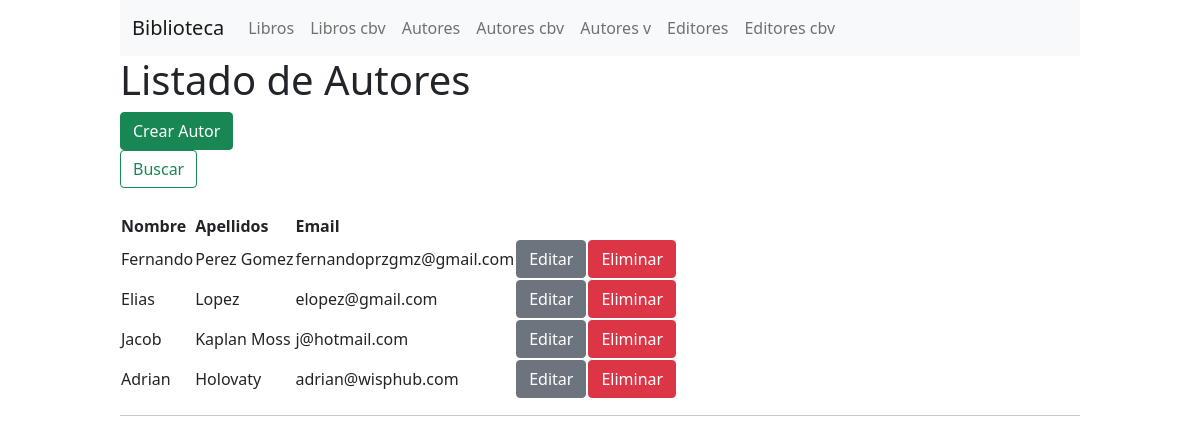
The page /autores_cbv/ on the database as committed earlier.
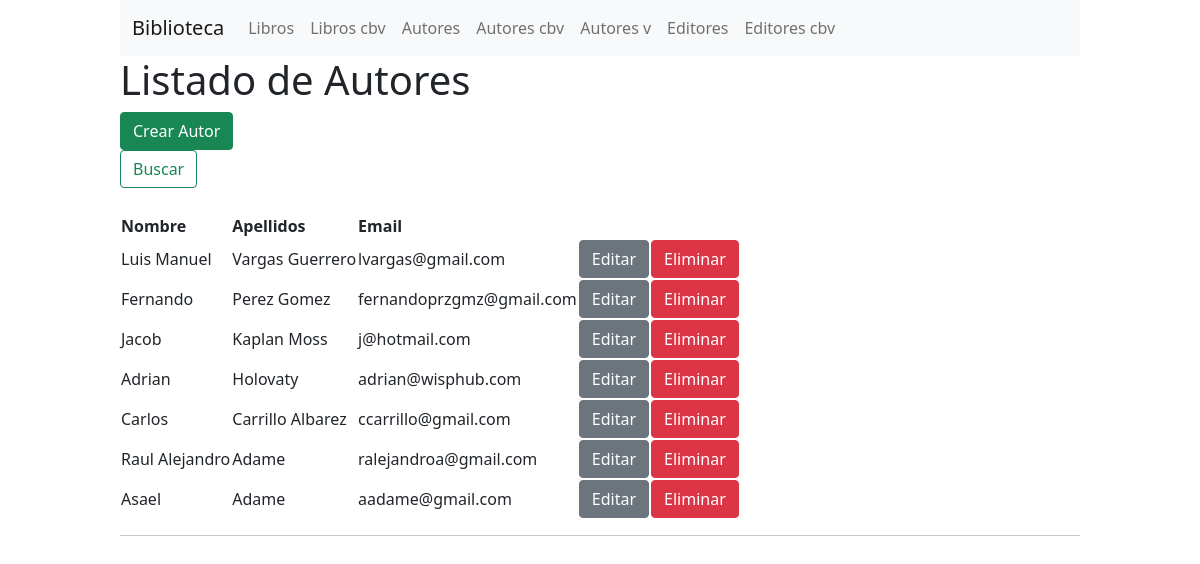
The same page on the database as committed later.
### biblioteca/models.py (models this page shows, shortened)
class Autor(models.Model):
    nombre = models.CharField(max_length=30)
    apellidos = models.CharField(max_length=40)
    email = models.EmailField(null=True, blank=True)
    class Meta:
        ordering = ["-apellidos", "-nombre"]
        verbose_name = 'Autor'
        verbose_name_plural = 'Autores'

### biblioteca/views.py (the view)
# urls.py: url(r'^autores_cbv/$', AutorListView.as_view(), name="autores_cbv"),
class AutorListView(ListView):
    model = Autor
    template_name = "autor_listado__cbv.html"

### biblioteca/templates/autor_listado__cbv.html (shortened to what this page needs)
{% extends 'shared/base.html' %}
{% block content %}
    <h1>Listado de Autores</h1>
    <div class="bibl-table">
        <div class="bibl-table-header">
            <a href="/crear/autor_cbv">
            <button type="button" class="btn btn-success">
                Crear Autor
            </button>
            </a>
            <form action="" method="get" class="d-flex">
                <button class="btn btn-outline-success" type="submit">Buscar</button>
            </form>
        </div>
        <div class="bibl-table-body" style="margin-top: 25px;">
            <table>
            <thead>
            <tr>
                <th scope="col">Nombre</th>
                <th scope="col">Apellidos</th>
                <th scope="col">Email</th>
            </tr>
            </thead>
            <tbody>
            {% for data in object_list %}
                <tr>
                    <td> {{data.nombre}} </td>
                    <td> {{data.apellidos}} </td>
                    <td> {{data.email}} </td>
                    <td><a
                        href="/modificar/autor_cbv/{{ data.id }}"
                        class="btn btn-secondary">
                        Editar
                    </a></td>
                    <td><a
                        href="/eliminar/autor_cbv/{{ data.id }}"
                        class="btn btn-danger">
                        Eliminar
                    </a></td>
                </tr>
            {% endfor %}
            </tbody>
        </table>
        </div>
    </div>
{% endblock  %}

### biblioteca/templates/shared/base.html (shortened to what this page needs)
{% load static %}
<!doctype html>
<html lang="en">
  <head>
    <link href="{% static 'assets/css/bootstrap.min.css' %}" rel="stylesheet" type="text/css" media="all"/>
  </head>
  <body>
    <div class="main-content" style="margin: 0 auto; width: 80%;">
      {% include 'shared/navbar.html' %}
      {% block content %}
      {% endblock %}
      {% block footer %}
      <hr>
      {% endblock  %}
    </div>
  </body>
</html>

### biblioteca/templates/shared/navbar.html (shortened to what this page needs)
<nav class="navbar navbar-expand-lg navbar-light bg-light">
  <div class="container-fluid">
    <a href="/" class="navbar-brand" href="#">Biblioteca</a>
    <div class="collapse navbar-collapse" id="navbarSupportedContent">
      <ul class="navbar-nav me-auto mb-2 mb-lg-0">
        <li class="nav-item">
          <a class="nav-link" href="/libros" tabindex="-1" aria-disabled="true">Libros</a>
        </li>
        <li class="nav-item">
          <a class="nav-link" href="/libros_cbv" tabindex="-1" aria-disabled="true">Libros cbv</a>
        </li>
        <li class="nav-item">
          <a class="nav-link" href="/autores" tabindex="-1" aria-disabled="true">Autores</a>
        </li>
        <li class="nav-item">
          <a class="nav-link" href="/autores_cbv" tabindex="-1" aria-disabled="true">Autores cbv</a>
        </li>
        <li class="nav-item">
          <a class="nav-link" href="/autores_v" tabindex="-1" aria-disabled="true">Autores v</a>
        </li>
        <li class="nav-item">
          <a class="nav-link" href="/editores" tabindex="-1" aria-disabled="true">Editores</a>
        </li>
        <li class="nav-item">
          <a class="nav-link" href="/editores_cbv" tabindex="-1" aria-disabled="true">Editores cbv</a>
        </li>
      </ul>
    </div>
  </div>
</nav>

Rows that differ between the two databases and show on the page:
removed Autor: nombre "Elias", apellidos "Lopez", email "elopez@gmail.com"
added Autor: nombre "Luis Manuel", apellidos "Vargas Guerrero", email "lvargas@gmail.com"
added Autor: nombre "Carlos", apellidos "Carrillo Albarez", email "ccarrillo@gmail.com"
added Autor: nombre "Raul Alejandro", apellidos "Adame", email "ralejandroa@gmail.com"
added Autor: nombre "Asael", apellidos "Adame", email "aadame@gmail.com"
